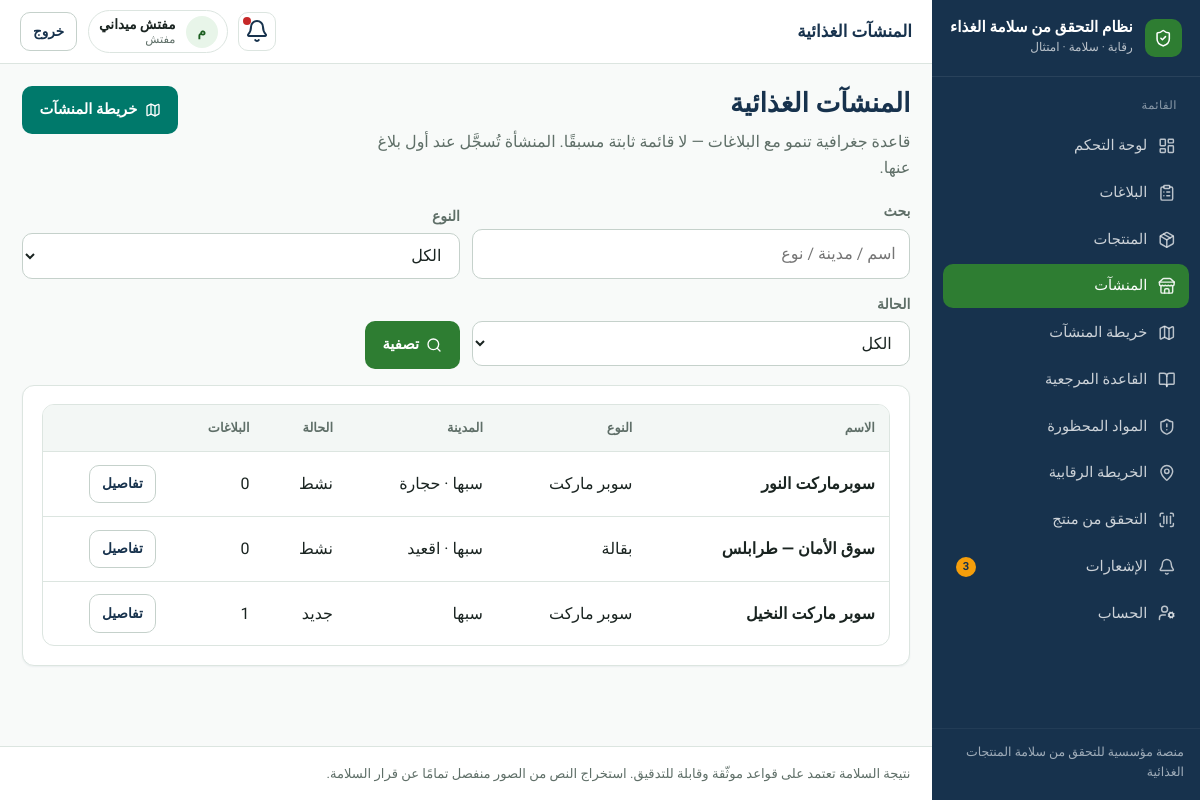
Page /stores/ (signed in) on the committed database.
### apps/accounts/models.py (models this page shows, shortened)
class User(AbstractUser):
    id = models.UUIDField(primary_key=True, default=uuid.uuid4, editable=False)
    full_name = models.CharField("الاسم الكامل", max_length=150, blank=True)
    phone = models.CharField("الهاتف", max_length=20, blank=True, null=True, unique=True)
    role = models.CharField(
        max_length=32,
        choices=Role.choices,
        default=Role.USER,
        db_index=True,
    )
    preferred_language = models.CharField(
        max_length=2,
        choices=[("ar", "العربية"), ("en", "English")],
        default="ar",
    )
    is_active = models.BooleanField(default=True)
    class Meta:
        verbose_name = "مستخدم"
        verbose_name_plural = "المستخدمون"
        ordering = ["-date_joined"]
    @property
    def can_manage_stores(self):
        return self.role in {Role.ADMIN, Role.INSPECTOR}

### apps/stores/models.py (models this page shows, shortened)
class Store(models.Model):
    class Status(models.TextChoices):
        NEW = "NEW", "جديد"
        ACTIVE = "ACTIVE", "نشط"
        UNDER_REVIEW = "UNDER_REVIEW", "قيد المراجعة"
        VERIFIED = "VERIFIED", "معتمد"
        INACTIVE = "INACTIVE", "غير نشط"
    class EstablishmentType(models.TextChoices):
        GROCERY = "GROCERY", "بقالة"
        SUPERMARKET = "SUPERMARKET", "سوبر ماركت"
        BAKERY = "BAKERY", "مخبز"
        RESTAURANT = "RESTAURANT", "مطعم"
        CAFE = "CAFE", "مقهى"
        SWEETS = "SWEETS", "محل حلويات"
        BUTCHER = "BUTCHER", "جزارة"
        FOOD_SHOP = "FOOD_SHOP", "محل مواد غذائية"
        FACTORY = "FACTORY", "مصنع أغذية"
        WAREHOUSE = "WAREHOUSE", "مستودع مواد غذائية"
        FAST_FOOD = "FAST_FOOD", "مطعم وجبات سريعة"
        JUICE = "JUICE", "محل عصائر"
        OTHER = "OTHER", "أخرى"
    id = models.UUIDField(primary_key=True, default=uuid.uuid4, editable=False)
    name = models.CharField("اسم المنشأة", max_length=200, db_index=True)
    name_normalized = models.CharField(max_length=200, blank=True, db_index=True)
    owner_name = models.CharField(max_length=200, blank=True)
    phone = models.CharField(max_length=20, blank=True)
    address = models.TextField("العنوان", blank=True)
    city = models.CharField("المدينة", max_length=100, blank=True, db_index=True)
    district = models.CharField("المنطقة", max_length=100, blank=True)
    street = models.CharField("الشارع", max_length=200, blank=True)
    location_description = models.CharField("وصف الموقع", max_length=255, blank=True)
    latitude = models.FloatField(null=True, blank=True)
    longitude = models.FloatField(null=True, blank=True)
    establishment_type = models.CharField(
        "نوع المنشأة",
        max_length=32,
        choices=EstablishmentType.choices,
        blank=True,
        db_index=True,
    )
    custom_type = models.CharField(
        "نوع مخصص",
        max_length=100,
        blank=True,
        help_text="يُستخدم عند اختيار «أخرى»",
    )
    business_type = models.CharField(max_length=100, blank=True)
    license_number = models.CharField(max_length=100, blank=True)
    status = models.CharField(
        max_length=20,
        choices=Status.choices,
        default=Status.NEW,
        db_index=True,
    )
    merged_into = models.ForeignKey(
        "self",
        on_delete=models.SET_NULL,
        null=True,
        blank=True,
        related_name="merged_from",
    )
    created_by = models.ForeignKey(
        settings.AUTH_USER_MODEL,
        on_delete=models.SET_NULL,
        null=True,
        blank=True,
        related_name="stores_created",
    )
    updated_by = models.ForeignKey(
        settings.AUTH_USER_MODEL,
        on_delete=models.SET_NULL,
        null=True,
        blank=True,
        related_name="stores_updated",
    )
    created_at = models.DateTimeField(auto_now_add=True)
    updated_at = models.DateTimeField(auto_now=True)
    class Meta:
        ordering = ["name"]
        indexes = [
            models.Index(fields=["latitude", "longitude"]),
            models.Index(fields=["status", "establishment_type"]),
        ]
    @property
    def type_display(self) -> str:
        if self.establishment_type == self.EstablishmentType.OTHER and self.custom_type:
            return self.custom_type
        if self.establishment_type:
            return self.get_establishment_type_display()
        return self.business_type or "—"

### apps/stores/views.py (the view, shortened to what this page needs)
# urls.py: path("", views.store_list, name="list"),
@login_required
@require_GET
def store_list(request):
    q = request.GET.get("q", "").strip()
    etype = request.GET.get("type", "").strip()
    status = request.GET.get("status", "").strip()
    qs = (
        selectable_stores_qs()
        .annotate(complaint_count=Count("complaints", distinct=True))
        .order_by("-updated_at", "name")
    )
    if etype:
        qs = qs.filter(establishment_type=etype)
    if status:
        qs = qs.filter(status=status)
    page = Paginator(qs, 25).get_page(request.GET.get("page"))
    return render(
        request,
        "stores/list.html",
        {
            "page_obj": page,
            "q": q,
            "etype": etype,
            "status": status,
            "type_choices": Store.EstablishmentType.choices,
            "status_choices": Store.Status.choices,
            "can_manage": _can_manage(request.user),
        },
    )

### apps/core/context_processors.py (called while the page is built)
def _item(label, url_name, icon, match_prefixes=None):
    return {
        "label": label,
        "url_name": url_name,
        "icon": icon,
        "match_prefixes": match_prefixes or [],
    }

### apps/stores/models.py (called while the page is built)
def selectable_stores_qs():
    return Store.objects.filter(
        merged_into__isnull=True,
    ).exclude(status=Store.Status.INACTIVE)

### apps/stores/views.py (called while the page is built)
def _can_manage(user) -> bool:
    return user.is_authenticated and user.can_manage_stores

### templates/stores/list.html (shortened to what this page needs)
{% extends "base.html" %}
{% block topbar_title %}المنشآت الغذائية{% endblock %}
{% block content %}
<div class="page-header">
  <div>
    <h1>المنشآت الغذائية</h1>
    <p class="lead">قاعدة جغرافية تنمو مع البلاغات — لا قائمة ثابتة مسبقًا. المنشأة تُسجَّل عند أول بلاغ عنها.</p>
  </div>
  <div class="actions">
    <a class="btn btn-teal" href="{% url 'stores:map' %}"><i data-lucide="map"></i> خريطة المنشآت</a>
  </div>
</div>
<form class="filters panel" method="get">
  <div>
    <label for="q">بحث</label>
    <input type="search" id="q" name="q" value="{{ q }}" placeholder="اسم / مدينة / نوع">
  </div>
  <div>
    <label for="type">النوع</label>
    <select id="type" name="type">
      <option value="">الكل</option>
    </select>
  </div>
  <div>
    <label for="status">الحالة</label>
    <select id="status" name="status">
      <option value="">الكل</option>
    </select>
  </div>
  <div style="align-self:end">
    <button class="btn btn-primary" type="submit"><i data-lucide="search"></i> تصفية</button>
  </div>
</form>
<section class="card panel">
  <div class="table-wrap">
    <table class="table">
      <thead>
        <tr>
          <th>الاسم</th>
          <th>النوع</th>
          <th>المدينة</th>
          <th>الحالة</th>
          <th>البلاغات</th>
          <th></th>
        </tr>
      </thead>
      <tbody>
        {% for s in page_obj %}
        <tr>
          <td><strong>{{ s.name }}</strong></td>
          <td>{{ s.type_display }}</td>
          <td>{{ s.city|default:"—" }}{% if s.district %} · {{ s.district }}{% endif %}</td>
          <td>{{ s.get_status_display }}</td>
          <td>{{ s.complaint_count }}</td>
          <td><a class="btn btn-secondary btn-sm" href="{% url 'stores:detail' s.id %}">تفاصيل</a></td>
        </tr>
        {% endfor %}
      </tbody>
    </table>
  </div>
</section>
{% endblock %}

### templates/base.html (shortened to what this page needs)
{% load static %}
<!DOCTYPE html>
<html lang="ar" dir="rtl">
<head>
  <link rel="stylesheet" href="{% static 'css/design-system.css' %}">
</head>
<body class="{% block body_class %}{% endblock %}">
{% if use_app_shell %}
  <div class="app-shell">
    <aside class="sidebar" id="sidebar">
      <a class="sidebar-brand" href="{% url 'core:home' %}">
        <span class="brand-mark" aria-hidden="true"><i data-lucide="shield-check"></i></span>
        <span class="brand-text">
          <strong>{{ app_name_ar }}</strong>
          <span>رقابة · سلامة · امتثال</span>
        </span>
      </a>
      <nav class="sidebar-nav" aria-label="القائمة الرئيسية">
        <div class="nav-section">
          <div class="nav-section-title">القائمة</div>
          {% for item in nav_items %}
            <a class="nav-link {% if item.active %}active{% endif %}" href="{{ item.url }}">
              <i data-lucide="{{ item.icon }}"></i>
              <span>{{ item.label }}</span>
              {% if item.url_name == 'notifications:list' and unread_notifications %}
                <span class="nav-badge">{{ unread_notifications }}</span>
              {% endif %}
            </a>
          {% endfor %}
        </div>
      </nav>
      <div class="sidebar-footer">منصة مؤسسية للتحقق من سلامة المنتجات الغذائية</div>
    </aside>
    <div class="main-wrap">
      <header class="topbar">
        <div class="topbar-left">
          <div class="page-title-top">{% block topbar_title %}{{ app_name_ar }}{% endblock %}</div>
        </div>
        <div class="topbar-right">
          <a class="icon-btn" href="{% url 'notifications:list' %}" title="الإشعارات" aria-label="الإشعارات">
            <i data-lucide="bell"></i>
            {% if unread_notifications %}<span class="dot"></span>{% endif %}
          </a>
          <div class="user-chip">
            <span class="user-avatar">{{ user.full_name|default:user.username|make_list|first|upper }}</span>
            <span class="user-meta">
              <strong>{{ user.full_name|default:user.username }}</strong>
              <span>{{ user.get_role_display }}</span>
            </span>
          </div>
          <form method="post" action="{% url 'accounts:logout' %}">
            <button class="btn btn-secondary btn-sm" type="submit">خروج</button>
          </form>
        </div>
      </header>
{% endif %}
      <main class="content"{% if not use_app_shell %} style="max-width:1100px;margin:0 auto"{% endif %}>
        {% block content %}{% endblock %}
      </main>
{% if use_app_shell %}
      <footer class="app-footer">
        نتيجة السلامة تعتمد على قواعد موثّقة وقابلة للتدقيق. استخراج النص من الصور منفصل تمامًا عن قرار السلامة.
      </footer>
    </div>
  </div>
{% else %}
  </div>
{% endif %}
</body>
</html>

### rows in the picture
User: full_name|make_list "م", full_name "مفتش ميداني", role "مفتش"
Store: name "سوبرماركت النور", type_display "سوبر ماركت", city "سبها", district "حجارة", status "نشط", complaint_count "0"
Store: name "سوق الأمان — طرابلس", type_display "بقالة", city "سبها", district "اقعيد", status "نشط", complaint_count "0"
Store: name "سوبر ماركت النخيل", type_display "سوبر ماركت", city "سبها", status "جديد", complaint_count "1"

### other values in the picture
{{ app_name_ar }} "نظام التحقق من سلامة الغذاء"
{{ item.label }} "لوحة التحكم" "البلاغات" "المنتجات" "المنشآت" "خريطة المنشآت" "القاعدة المرجعية" "المواد المحظورة" "الخريطة الرقابية" "التحقق من منتج" "الإشعارات" "الحساب"
{{ unread_notifications }} "3"
